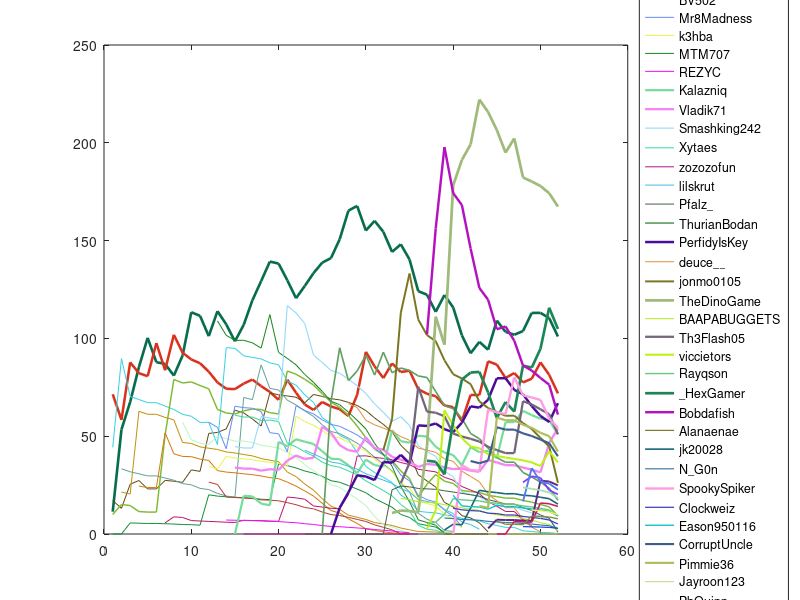

Recreate this plot in MATLAB.
clear
close all

%%%%%%%%%%%%%%%%%%%%%%%%%%%%%%%%%%%%%%%%%%%%%%%%%%%%%%%%%%%%%%%%%%%%%%%%%%%
% UltraHardCore Team Selector
%%%%%%%%%%%%%%%%%%%%%%%%%%%%%%%%%%%%%%%%%%%%%%%%%%%%%%%%%%%%%%%%%%%%%%%%%%%
% This code was made to randomly assemble teams for The Diorite Experts
% UltraHardCore. However, this code can also be used for different UHC
% competitions, providing a similar ranking system is adopted.
% See more at: https://github.com/Snodog627/TheDioriteExpertsUHC

% The code at first defines the players and their scores. The players that
% are participating in the current season are then selected and some
% simulation criteria may be specified. New players' scores are denoted by
% NaN.

%% Information
addpath('Data','Functions','Figures')
load('DataS50.mat')

%% Visualization
NoP = size(Players,2);
NoS = size(Seasons,2);
legdata = cell(NoP,1);
for i = 1:NoP
    if ~isnan(Players(i).RankPosition(NoS))
        LineSize = 2*(1 - (Players(i).RankPosition(NoS)-0.5)/NoP);
    else
        LineSize = 0.1;
    end
    Col = rand(1,3);
    legdata{i} = Players(i).PlayerName;
    
    figure(1)
    plot(1:NoS,Players(i).RankHistory,'LineWidth',LineSize,'Color',Col)
    hold on
end
legend(legdata,'location','eastoutside','Interpreter','none')